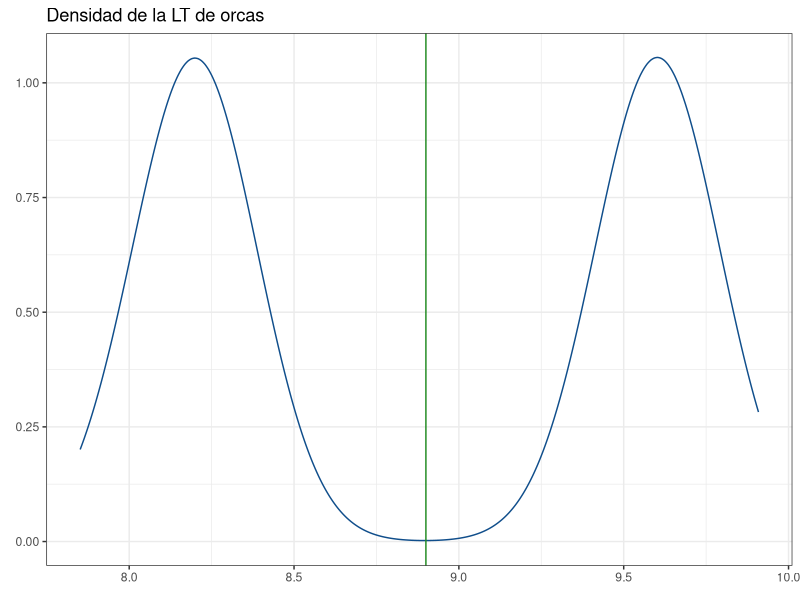
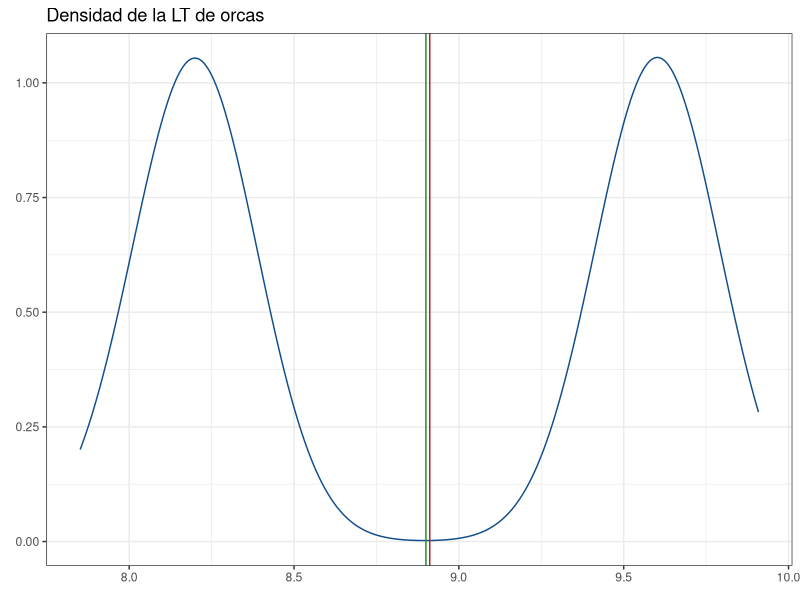
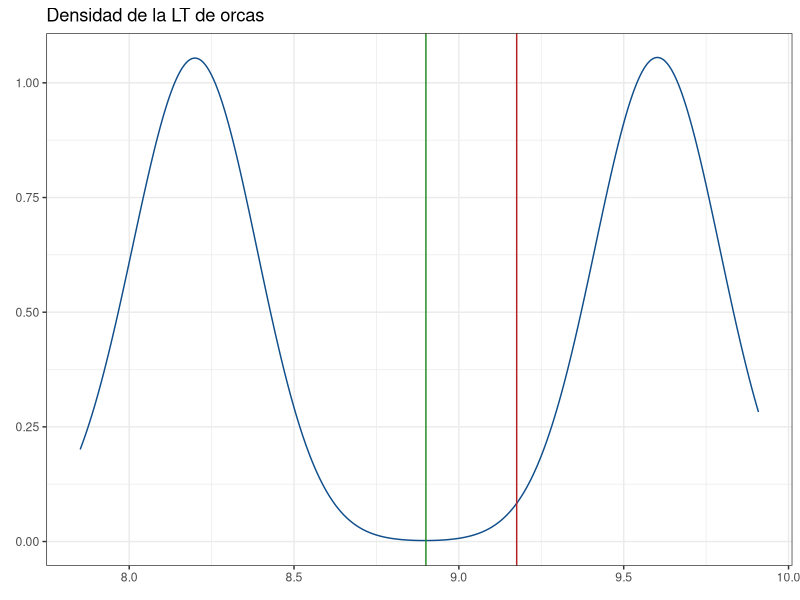
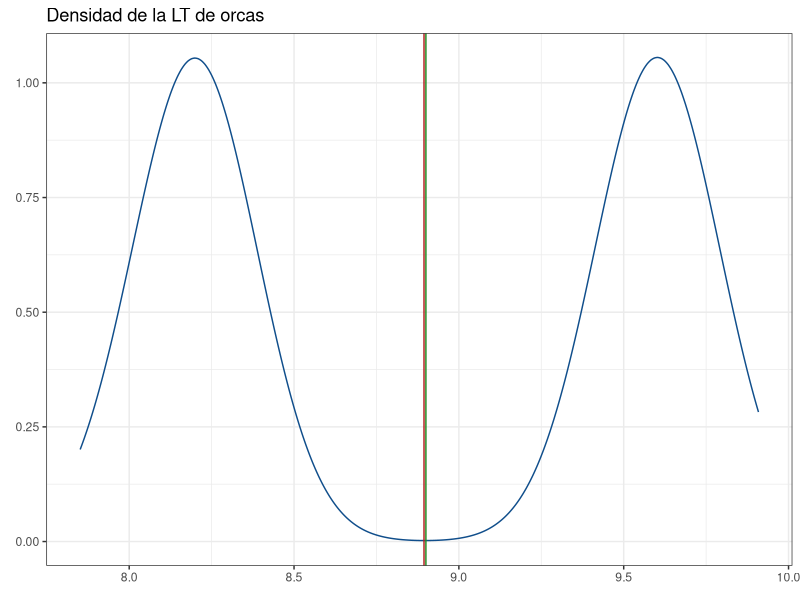
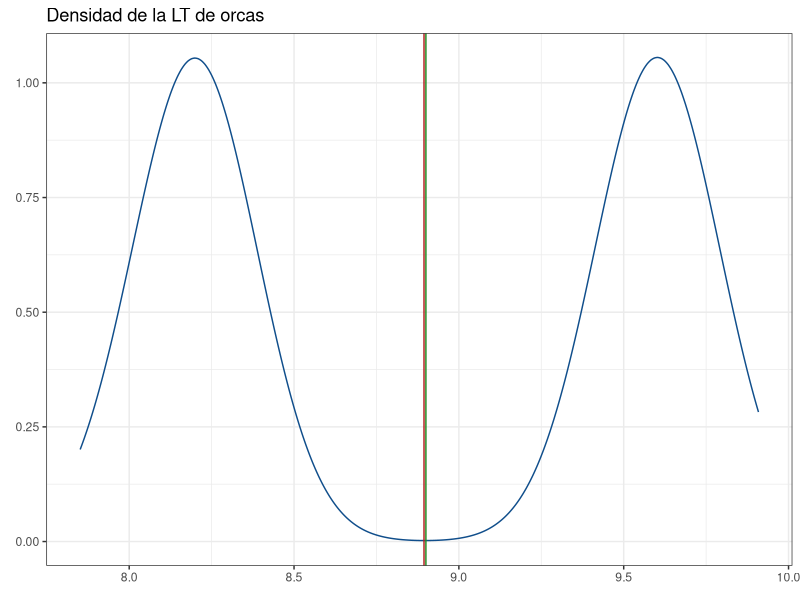
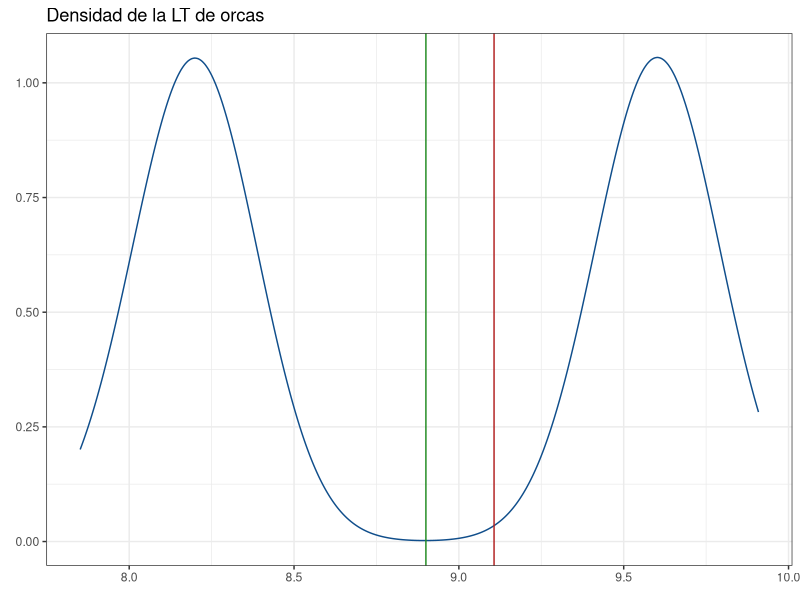

Recreate these plots in R, in order.
## ---- chunk 1
knitr::opts_chunk$set(R.options = list(width = 80))
## ---- chunk 2
library(ggplot2)
## ---- chunk 3
machos <- rnorm(500, mean = 9.6, sd = 0.1)
hembras <- rnorm(500, mean = 8.2, sd = 0.1)
media_real <- mean(c(9.6, 8.2))
pobl <- data.frame(sexo = c(rep("M", 500), rep("H", 500)),
                   lt = c(machos, hembras))
## ---- chunk 4
pobl_dens <- ggplot(data = pobl, aes(x = lt)) +
             geom_density(color = "dodgerblue4") +
             theme_bw() +
             geom_vline(xintercept = media_real,
                        color = "forestgreen") +
             labs(title = "Densidad de la LT de orcas",
                  x = element_blank(),
                  y = element_blank())
pobl_dens
## ---- chunk 5
ind <- round(runif(1, min = 1, max = 1000))
ind
pobl$lt[ind]
## ---- chunk 6
muestras <- sample(pobl$lt, size = 50, replace = FALSE)
head(muestras)
## ---- chunk 7
mean(muestras)
## ---- chunk 8
pobl_dens + geom_vline(xintercept = mean(muestras),
                       color = "firebrick")
## ---- chunk 9
muestras <- c(sample(machos, size = 35, replace = F),
              sample(hembras, size = 15, replace = F))
pobl_dens + geom_vline(xintercept = mean(muestras),
                       color = "Firebrick")
## ---- chunk 10
pobl_dens + geom_vline(xintercept = mean(c(mean(muestras[1:35]),
                                           mean(muestras[36:50]))),
                       color = "firebrick")
## ---- chunk 11
# Peso de cada estrato:
w <- c((500/1000), (500/1000))
m <- c(mean(muestras[1:35]), mean(muestras[36:50]))

pobl_dens + geom_vline(xintercept = sum(w*m), color = "Firebrick")
## ---- chunk 12
muestras <- c(sample(machos, size = 10, replace = F),
              sample(hembras, size = 5, replace = F))

pobl_dens + geom_vline(xintercept = mean(c(muestras[1:10],
                                           muestras[11:15])),
                       color = "Firebrick")
## ---- chunk 13
n <- ((1.96^2)*(0.1^2))/0.05^2
round(n)
## ---- chunk 14
d <- sqrt(((1.96^2)*(0.1^2))/5)
d
